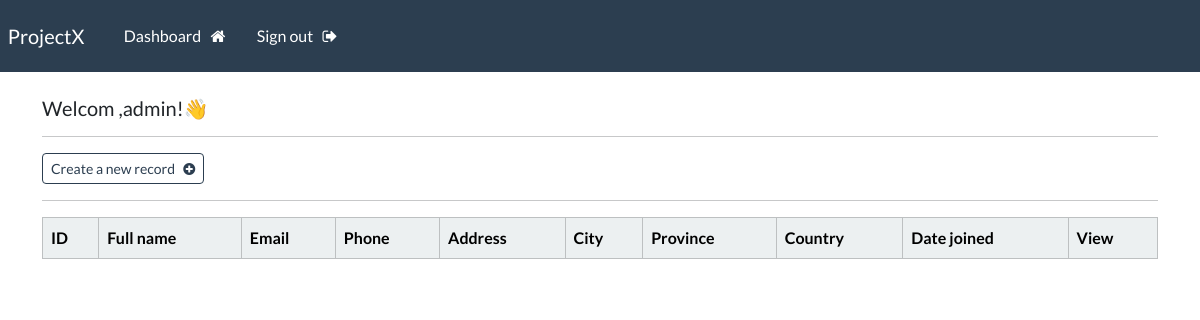
The app's page /dashboard (signed in), older data.
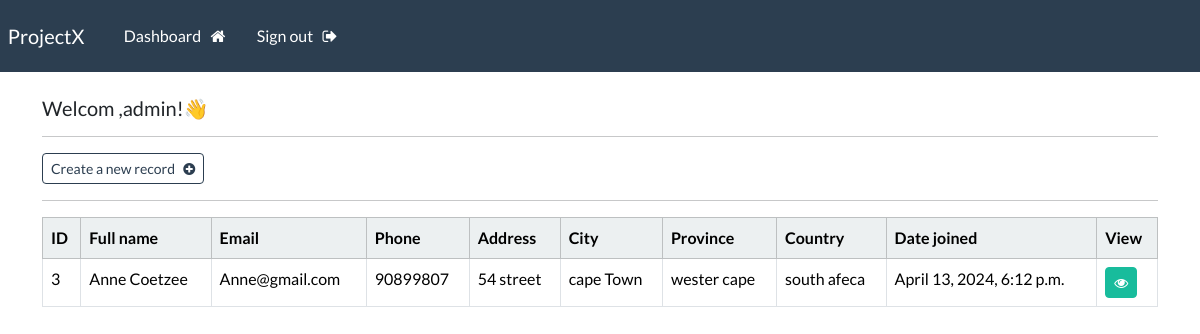
The same page, newer data.
### webapp/models.py (models this page shows, shortened)
class Record(models.Model):
    creation_date = models.DateTimeField(auto_now_add=True)
    first_name = models.CharField(max_length=100)
    last_name = models.CharField(max_length=100)
    email = models.CharField(max_length=255)
    phone = models.CharField(max_length=20)
    address= models.CharField(max_length=300)
    city = models.CharField(max_length=255)
    province = models.CharField(max_length=200)
    country = models.CharField(max_length=125)

### webapp/views.py (the view)
# urls.py: path('dashboard' , views.dashboard , name= "dashboard"),
@login_required(login_url='my-login')
def dashboard(request):
    my_records = Record.objects.all()
    context = {'records': my_records}
    return render(request, 'webapp/dashboard.html', context=context)

### webapp/templates/webapp/dashboard.html (shortened to what this page needs)
{% extends "webapp/base.html" %}
{% block content %}
    <h5> Welcom ,{{user}}!👋</h5>
    <hr>
    <a class="btn btn-outline-primary btn-sm" href="{%url 'create-record'%}">
        Create a new record &nbsp; <i class="fa fa-plus-circle" aria-hidden="true"></i>
    </a>
    <hr>
    <table class="table table-hover table-bordered">
        <thead class="table-light">
            <tr>
                <th scope="col"> ID </th>
                <th scope="col"> Full name </th>
                <th scope="col"> Email </th>
                <th scope="col"> Phone </th>
                <th scope="col"> Address </th>
                <th scope="col"> City </th>
                <th scope="col"> Province </th>
                <th scope="col"> Country </th>
                <th scope="col"> Date joined </th>
                <th scope="col"> View </th>
            </tr>
        </thead>
        <tbody>
        {% if records %}
            {% for record in records %}
            <tr>
                <td> {{record.id}} </td>
                <td> {{record.first_name}}  {{record.last_name}} </td>
                <td> {{record.email}} </td>
                <td> {{record.phone}} </td>
                <td> {{record.address}} </td>
                <td> {{record.city}} </td>
                <td> {{record.province}} </td>
                <td> {{record.country}} </td>
                <td> {{record.creation_date}} </td>
                <td><a class="btn btn-success btn-sm" href="{%url 'record' record.id %}"> <i class="fa fa-eye" aria-hidden="true"></i> </td>
            </tr>
            {% endfor %}
        {% endif %}
        </tbody>
    </table>
{% endblock  %}

### webapp/templates/webapp/base.html (shortened to what this page needs)
{% load static %}
<!DOCTYPE html>
<html lang="en">
<head>
    <link rel="stylesheet" type="text/css" href="https://bootswatch.com/5/flatly/bootstrap.min.css">
    <link rel="stylesheet" type="text/css" href="{% static 'css/styles.css' %}">
    <link rel="stylesheet" href="https://cdnjs.cloudflare.com/ajax/libs/font-awesome/4.7.0/css/font-awesome.min.css">
</head>
<body>
    {% include 'webapp/navbar.html' %}
    <br>
    <div class="container">
        {% block content %}
        {% endblock  %}
    </div>
</body>
</html>

### webapp/templates/webapp/navbar.html (shortened to what this page needs)
<nav class="navbar navbar-expand-lg navbar-dark bg-primary justify-content-center">
    <a class="navbar-brand main-heading" href="{% url '' %}">
      &nbsp; ProjectX
    </a>
      <div class="collapse navbar-collapse text-center" id="navbarNavDropdown">
        <ul class="navbar-nav mr-auto">
          {% if user.is_authenticated %}
            <li class="nav-item">
              <a class="nav-link" href="{% url 'dashboard' %}">Dashboard &nbsp; <i class="fa fa-home" aria-hidden="true"></i> </a>
            </li>
            <li class="nav-item">
              <a class="nav-link" href="{% url 'user-logout' %}">Sign out &nbsp; <i class="fa fa-sign-out" aria-hidden="true"></i> </a>
            </li>
        </ul>
        {% endif %}
      </div>
  </nav>

Row changes from the older to the newer data that the page shows:
added Record: id "3", first_name "Anne", last_name "Coetzee", email "Anne@gmail.com", phone "90899807", address "54 street", city "cape Town", province "wester cape", country "south afeca", creation_date "April 13, 2024, 6:12 p.m."
